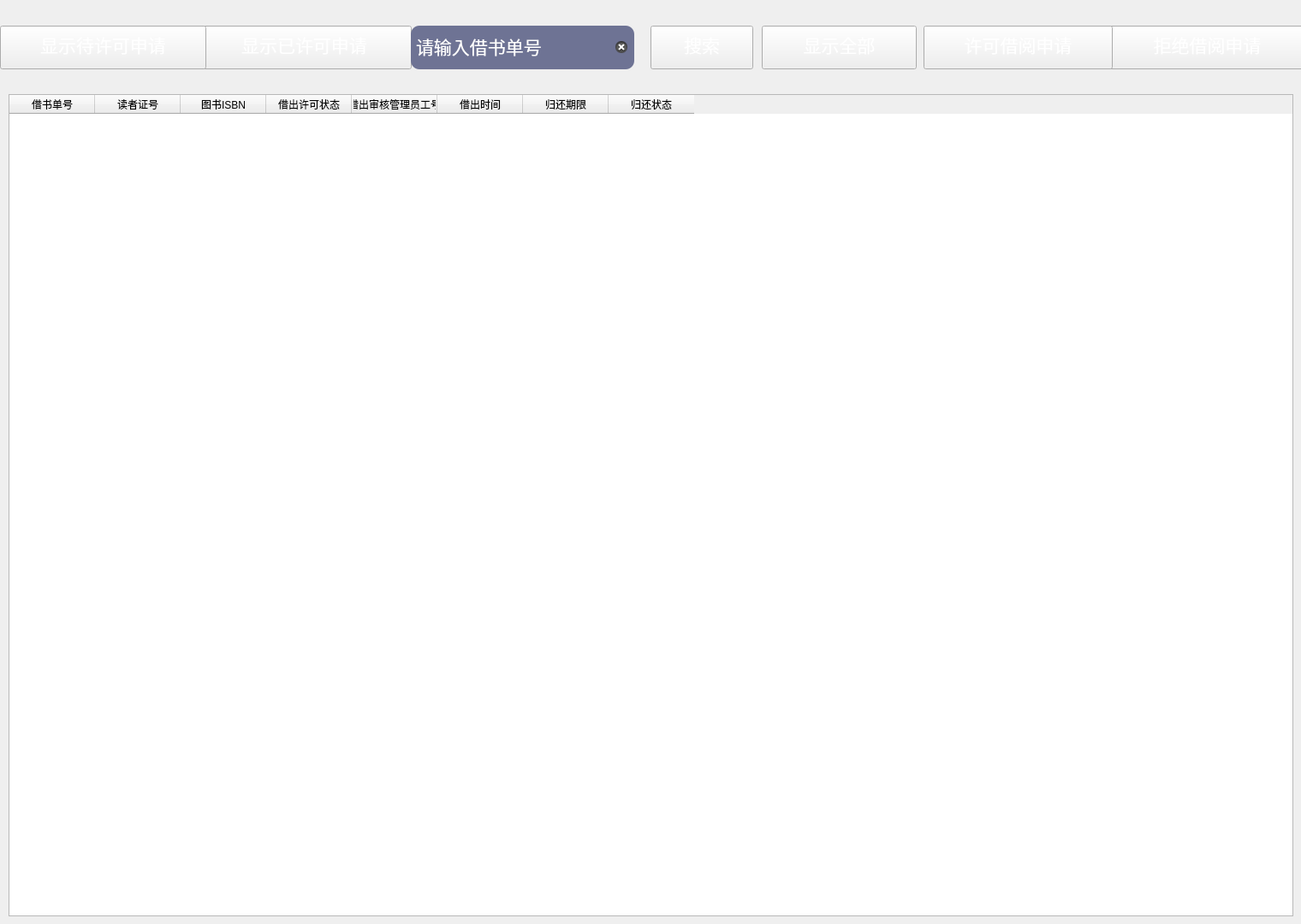
<?xml version="1.0" encoding="UTF-8"?>
<ui version="4.0">
 <class>BorrowListM</class>
 <widget class="QWidget" name="BorrowListM">
  <property name="geometry">
   <rect>
    <x>0</x>
    <y>0</y>
    <width>1520</width>
    <height>1080</height>
   </rect>
  </property>
  <property name="windowTitle">
   <string>Form</string>
  </property>
  <widget class="QPushButton" name="button_no">
   <property name="geometry">
    <rect>
     <x>1290</x>
     <y>30</y>
     <width>241</width>
     <height>51</height>
    </rect>
   </property>
   <property name="font">
    <font>
     <family>楷体</family>
     <pointsize>16</pointsize>
     <weight>50</weight>
     <italic>false</italic>
     <bold>false</bold>
    </font>
   </property>
   <property name="styleSheet">
    <string notr="true">QPushButton{
font: 16pt &quot;楷体&quot;;
border-image: url(:/image/image/anniu.png);
	color: rgb(255, 255, 255);
    padding-top:-8px;
}
 
QPushButton:hover{
font: 16pt &quot;楷体&quot;;
border-image: url(:/image/image/anniu2.png);
color: rgb(255, 255, 255);
padding-top:-8px;
}
QPushButton:pressed{
font: 16pt &quot;楷体&quot;;
border-image: url(:/image/image/anniu2.png);
color: rgb(255, 255, 255);
padding-top:-8px;
}
</string>
   </property>
   <property name="text">
    <string>拒绝借阅申请</string>
   </property>
  </widget>
  <widget class="QPushButton" name="button_done">
   <property name="geometry">
    <rect>
     <x>230</x>
     <y>30</y>
     <width>251</width>
     <height>51</height>
    </rect>
   </property>
   <property name="font">
    <font>
     <family>楷体</family>
     <pointsize>16</pointsize>
     <weight>50</weight>
     <italic>false</italic>
     <bold>false</bold>
    </font>
   </property>
   <property name="styleSheet">
    <string notr="true">QPushButton{
font: 16pt &quot;楷体&quot;;
border-image: url(:/image/image/anniu.png);
	color: rgb(255, 255, 255);
    padding-top:-8px;
}
 
QPushButton:hover{
font: 16pt &quot;楷体&quot;;
border-image: url(:/image/image/anniu2.png);
color: rgb(255, 255, 255);
padding-top:-8px;
}
QPushButton:pressed{
font: 16pt &quot;楷体&quot;;
border-image: url(:/image/image/anniu2.png);
color: rgb(255, 255, 255);
padding-top:-8px;
}</string>
   </property>
   <property name="text">
    <string>显示已许可申请</string>
   </property>
  </widget>
  <widget class="QPushButton" name="button_ok">
   <property name="geometry">
    <rect>
     <x>1079</x>
     <y>30</y>
     <width>221</width>
     <height>51</height>
    </rect>
   </property>
   <property name="font">
    <font>
     <family>楷体</family>
     <pointsize>16</pointsize>
     <weight>50</weight>
     <italic>false</italic>
     <bold>false</bold>
    </font>
   </property>
   <property name="styleSheet">
    <string notr="true">QPushButton{
font: 16pt &quot;楷体&quot;;
border-image: url(:/image/image/anniu.png);
	color: rgb(255, 255, 255);
    padding-top:-8px;
}
 
QPushButton:hover{
font: 16pt &quot;楷体&quot;;
border-image: url(:/image/image/anniu2.png);
color: rgb(255, 255, 255);
padding-top:-8px;
}
QPushButton:pressed{
font: 16pt &quot;楷体&quot;;
border-image: url(:/image/image/anniu2.png);
color: rgb(255, 255, 255);
padding-top:-8px;
}
</string>
   </property>
   <property name="text">
    <string>许可借阅申请</string>
   </property>
  </widget>
  <widget class="QTableWidget" name="tableWidget">
   <property name="geometry">
    <rect>
     <x>10</x>
     <y>110</y>
     <width>1501</width>
     <height>961</height>
    </rect>
   </property>
   <property name="contextMenuPolicy">
    <enum>Qt::DefaultContextMenu</enum>
   </property>
   <property name="styleSheet">
    <string notr="true">font: 10pt &quot;楷体&quot;;</string>
   </property>
   <column>
    <property name="text">
     <string>借书单号</string>
    </property>
   </column>
   <column>
    <property name="text">
     <string>读者证号</string>
    </property>
   </column>
   <column>
    <property name="text">
     <string>图书ISBN</string>
    </property>
   </column>
   <column>
    <property name="text">
     <string>借出许可状态</string>
    </property>
   </column>
   <column>
    <property name="text">
     <string>借出审核管理员工号</string>
    </property>
   </column>
   <column>
    <property name="text">
     <string>借出时间</string>
    </property>
   </column>
   <column>
    <property name="text">
     <string>归还期限</string>
    </property>
   </column>
   <column>
    <property name="text">
     <string>归还状态</string>
    </property>
   </column>
  </widget>
  <widget class="QPushButton" name="button_all">
   <property name="geometry">
    <rect>
     <x>890</x>
     <y>30</y>
     <width>181</width>
     <height>51</height>
    </rect>
   </property>
   <property name="font">
    <font>
     <family>楷体</family>
     <pointsize>16</pointsize>
     <weight>50</weight>
     <italic>false</italic>
     <bold>false</bold>
    </font>
   </property>
   <property name="styleSheet">
    <string notr="true">QPushButton{
font: 16pt &quot;楷体&quot;;
border-image: url(:/image/image/anniu.png);
	color: rgb(255, 255, 255);
    padding-top:-8px;
}
 
QPushButton:hover{
font: 16pt &quot;楷体&quot;;
border-image: url(:/image/image/anniu2.png);
color: rgb(255, 255, 255);
padding-top:-8px;
}
QPushButton:pressed{
font: 16pt &quot;楷体&quot;;
border-image: url(:/image/image/anniu2.png);
color: rgb(255, 255, 255);
padding-top:-8px;
}</string>
   </property>
   <property name="text">
    <string>显示全部</string>
   </property>
  </widget>
  <widget class="QPushButton" name="button_todo">
   <property name="geometry">
    <rect>
     <x>0</x>
     <y>30</y>
     <width>241</width>
     <height>51</height>
    </rect>
   </property>
   <property name="font">
    <font>
     <family>楷体</family>
     <pointsize>16</pointsize>
     <weight>50</weight>
     <italic>false</italic>
     <bold>false</bold>
    </font>
   </property>
   <property name="styleSheet">
    <string notr="true">QPushButton{
font: 16pt &quot;楷体&quot;;
border-image: url(:/image/image/anniu.png);
	color: rgb(255, 255, 255);
    padding-top:-8px;
}
 
QPushButton:hover{
font: 16pt &quot;楷体&quot;;
border-image: url(:/image/image/anniu2.png);
color: rgb(255, 255, 255);
padding-top:-8px;
}
QPushButton:pressed{
font: 16pt &quot;楷体&quot;;
border-image: url(:/image/image/anniu2.png);
color: rgb(255, 255, 255);
padding-top:-8px;
}</string>
   </property>
   <property name="text">
    <string>显示待许可申请</string>
   </property>
  </widget>
  <widget class="QPushButton" name="button_searchid">
   <property name="geometry">
    <rect>
     <x>760</x>
     <y>30</y>
     <width>120</width>
     <height>51</height>
    </rect>
   </property>
   <property name="font">
    <font>
     <family>楷体</family>
     <pointsize>16</pointsize>
     <weight>50</weight>
     <italic>false</italic>
     <bold>false</bold>
    </font>
   </property>
   <property name="styleSheet">
    <string notr="true">QPushButton{
font: 16pt &quot;楷体&quot;;
border-image: url(:/image/image/anniu.png);
	color: rgb(255, 255, 255);
    padding-top:-8px;
}
 
QPushButton:hover{
font: 16pt &quot;楷体&quot;;
border-image: url(:/image/image/anniu2.png);
color: rgb(255, 255, 255);
padding-top:-8px;
}
QPushButton:pressed{
font: 16pt &quot;楷体&quot;;
border-image: url(:/image/image/anniu2.png);
color: rgb(255, 255, 255);
padding-top:-8px;
}</string>
   </property>
   <property name="text">
    <string>搜索</string>
   </property>
  </widget>
  <widget class="QLineEdit" name="searchle">
   <property name="geometry">
    <rect>
     <x>480</x>
     <y>30</y>
     <width>261</width>
     <height>51</height>
    </rect>
   </property>
   <property name="font">
    <font>
     <family>楷体</family>
     <pointsize>16</pointsize>
     <weight>50</weight>
     <italic>false</italic>
     <bold>false</bold>
    </font>
   </property>
   <property name="acceptDrops">
    <bool>false</bool>
   </property>
   <property name="styleSheet">
    <string notr="true">font: 16pt &quot;楷体&quot;;
border-radius:10px;
color: rgb(255, 255, 255);
padding:2px 4px;
background-color: rgb(110,115,148);</string>
   </property>
   <property name="text">
    <string>请输入借书单号</string>
   </property>
   <property name="maxLength">
    <number>16</number>
   </property>
   <property name="placeholderText">
    <string>输入借书单号</string>
   </property>
   <property name="clearButtonEnabled">
    <bool>true</bool>
   </property>
  </widget>
 </widget>
 <resources/>
 <connections/>
</ui>
